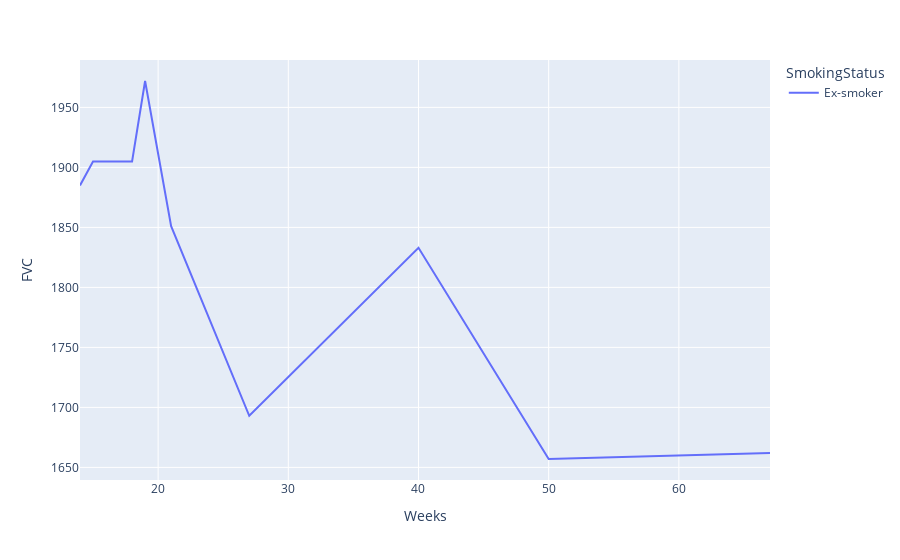

Here is the notebook cell this chart was saved with:
### Code cell
patient = train_df[train_df.Patient == 'ID00228637202259965313869']
fig = px.line(patient, x="Weeks", y="FVC", color='SmokingStatus')
fig.show()

### Figure 1 — Plotly figure (JSON) as saved in the notebook; plotly's stock layout.template omitted (floating-point values rounded to 4 significant figures)
{"data": [{"hovertemplate": "SmokingStatus=Ex-smoker<br>Weeks=%{x}<br>FVC=%{y}<extra></extra>", "legendgroup": "Ex-smoker", "line": {"color": "#636efa", "dash": "solid"}, "marker": {"symbol": "circle"}, "mode": "lines", "name": "Ex-smoker", "orientation": "v", "showlegend": true, "x": [14, 15, 18, 19, 21, 27, 40, 50, 67], "xaxis": "x", "y": [1885, 1905, 1905, 1972, 1851, 1693, 1833, 1657, 1662], "yaxis": "y", "type": "scatter"}], "layout": {"xaxis": {"anchor": "y", "domain": [0, 1], "title": {"text": "Weeks"}}, "yaxis": {"anchor": "x", "domain": [0, 1], "title": {"text": "FVC"}}, "legend": {"title": {"text": "SmokingStatus"}, "tracegroupgap": 0}, "margin": {"t": 60}}}
